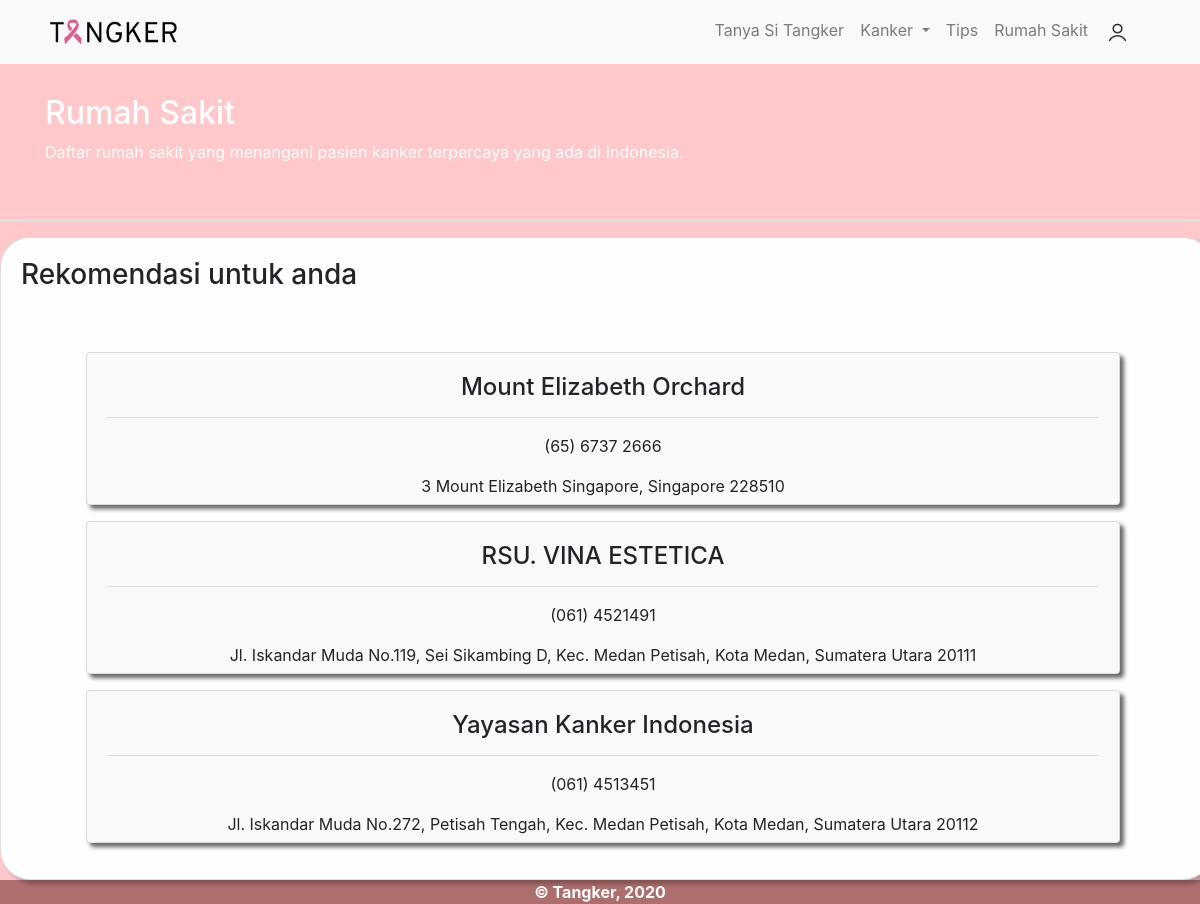
Page /index.php/welcome/rumahsakit on the earlier database version.
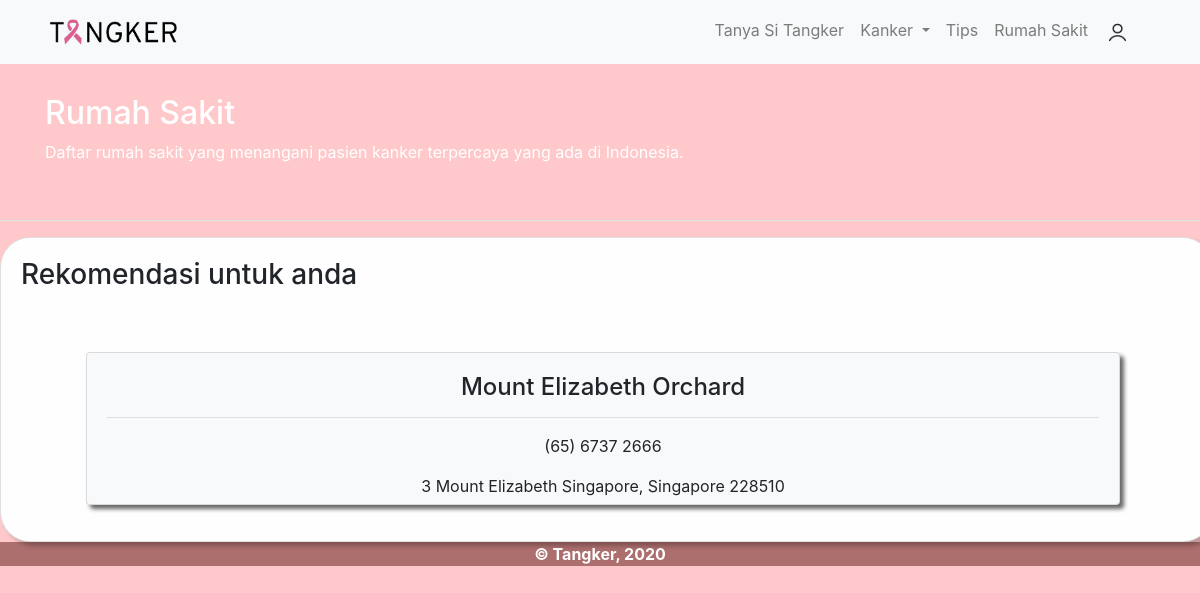
Same page on the later database version.
### tables this page shows
CREATE TABLE `rumahsakit` (
  `id` int(11) NOT NULL,
  `nama` varchar(128) NOT NULL,
  `nohp` varchar(128) NOT NULL,
  `alamat` varchar(128) NOT NULL
);

### application/controllers/Welcome.php (called while the page is built, shortened)
<?php
class Welcome extends CI_Controller {
	function __construct() {
		$this->load->model('M_Login');
		$this->load->helper(array('form', 'url'));
		$this->load->library('form_validation');
	}
	public function rumahsakit() {
		$this->load->model('M_RumahSakit');
		$data['result'] = $this->M_RumahSakit->getAllData();
		$this->load->view('users/header');
		$this->load->view('users/listrumahsakit', $data);
	}
}

### index.php (called while the page is built, shortened)
<?php
require_once BASEPATH.'core/CodeIgniter.php';

### application/models/M_RumahSakit.php (called while the page is built, shortened)
<?php
class M_RumahSakit extends CI_Model {
	function getAllData() {
		$query = $this->db->query('SELECT * FROM rumahsakit');
		return $query->result();
	}
}

### application/views/users/listrumahsakit.php (the view, shortened to what this page needs)
<!doctype html>
<html lang="en">
  <head>
  </head>
  <body>
      <div class="container">
        <div class="awalan">
          <h2>Rumah Sakit</h2>
          <p>Daftar rumah sakit yang menangani pasien kanker terpercaya yang ada di Indonesia.</p>
        </div>
      </div><br><hr color="white">
  <center>
      <div class="card main-card text-center">
        <div class="card-body">
            <h3 class="card-title text-left">Rekomendasi untuk anda</h3><br><br>
            <?php foreach($result as $row) {?>
            <div class="row">
                <div class="col">
                    <div class="card card-isi bg-light mb-3">
                            <div class="card-body text-center">
                              <h4 class="card-title"><?php echo $row->nama; ?></h4><hr>
                              <p class="card-text"><?php echo $row->nohp; ?></p>
                              <p><?php echo $row->alamat; ?></p>
                            </div>
                    </div>
                </div>
            </div>
            <?php } ?>
        </div>
      </div>
  </center>
      <footer style="background-color: rgb(173, 110, 110); color: white;" class="main-footer text-center">
        <strong> &copy Tangker, 2020</strong>
      </footer>
  </body>
</html>

Differences in the rows shown:
removed rumahsakit: nama "RSU. VINA ESTETICA", nohp "(061) 4521491", alamat "Jl. Iskandar Muda No.119, Sei Sikambing D, Kec. Medan Petisah, Kota Medan, Sumatera Utara 20111"
removed rumahsakit: nama "Yayasan Kanker Indonesia", nohp "(061) 4513451", alamat "Jl. Iskandar Muda No.272, Petisah Tengah, Kec. Medan Petisah, Kota Medan, Sumatera Utara 20112"
